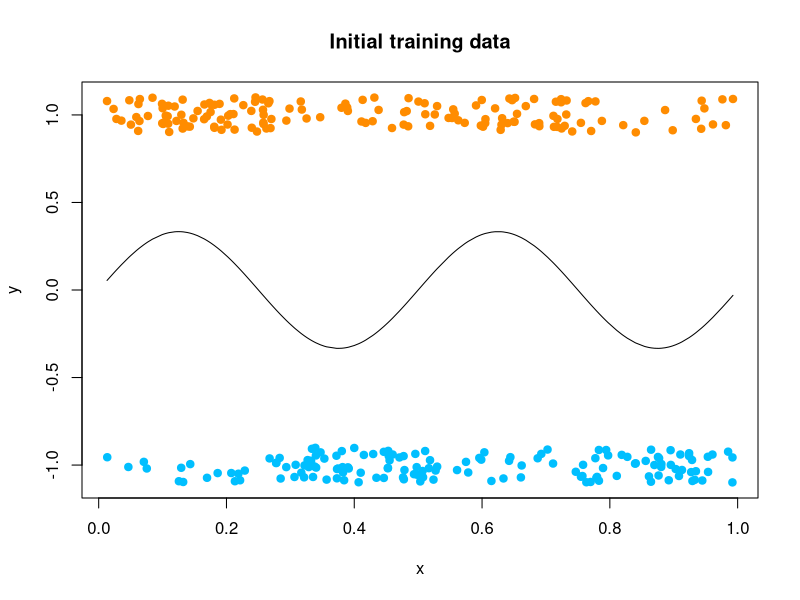

The R source for this figure: (Note: a time limit stopped this script after it produced the figure.)
## ---- chunk 1
  knitr::opts_chunk$set(include = TRUE)  # TRUE for solution; FALSE for questions set

  knitr::opts_chunk$set(echo = TRUE)
  knitr::opts_chunk$set(message = FALSE)
  knitr::opts_chunk$set(warning = FALSE)
  knitr::opts_chunk$set(fig.height = 6, fig.width = 8, out.width = '90%', fig.align = "center")
  options(width = 90)
## ---- chunk 2
  set.seed(1)
  n = 300
  x = runif(n)
  py <- function(x) sin(4*pi*x)/3 + 0.5
  y = (rbinom(n, 1, py(x))-0.5)*2
  z<-y + 0.1*runif(n, -1, 1)
  plot(x, y + 0.1*runif(n, -1, 1), ylim = c(-1.1, 1.1), pch = 19, 
       col = ifelse(y == 1, "darkorange", "deepskyblue"), ylab = "y", 
       main="Initial training data")
  lines(sort(x), py(x)[order(x)] - 0.5)
  
  # dd <- rbinom(n, 1, py(x))
  # cbind(t(py(x)), t(dd))
  testx = seq(0, 1, length.out = 1000)
  testy = (rbinom(1000, 1, py(testx))-0.5)*2
## ---- chunk 3
calc.gini <- function(i, data) {
    c <- data[i, 1]
    L <- data[data[, 1] <= c,]
    R <- data[data[, 1] > c,]

    p_hat_L <- sum(L[L[, 2] == 1, 3])/sum(L[,3])
    p_hat_R <- sum(R[R[, 2] == 1, 3])/sum(R[,3])

    gini_L = p_hat_L * (1 - p_hat_L)
    gini_R = p_hat_R * (1 - p_hat_R)
    score = -(sum(L[,3]) * gini_L) - (sum(R[,3]) * gini_R)
    return(cbind(score, ifelse(p_hat_L >= 0.5, 1, -1),
                ifelse(p_hat_R >= 0.5, 1, -1)))
}

myadaBoost <- function(x, y,num_trees = 500, delta=0.8) {
  fx <- matrix(0, nrow = n, ncol=num_trees)
  stumpModels <- matrix(0, nrow=num_trees, ncol = 3)
  alphas <- rep(0, num_trees)
  n <- length(x)
  w <- rep(1/n, n)
  data <- data.frame(x=x,y=y,w=w)
  expo_loss <- rep(0, num_trees)
  cumm_pred <- rep(0, num_trees)
  for (i in 1:num_trees) {
    # Fitting a weak learner stump model
    giniAll <- t(as.matrix(sapply(1:n, function(i) return (calc.gini(i, data)))))
    bestGini <- giniAll[which.max(giniAll[,1]),]
    cutOff <- data[which.max(giniAll[,1]),1]
    stumpModels[i,] <- cbind(cutOff, bestGini[2], bestGini[3])
    
    # Prediction for stump model in this iteration
    ypred <- ifelse(data[,1] > cutOff, bestGini[3], bestGini[2])
    
    # Eta
    eta <- sum(data[which(y != ypred),3])
    
    # Alpha
    alpha <-  0.5 * log((1-eta)/eta)
    alphas[i] <- alpha
    
    # Weight updation. Also used shrinkage(delta)
    w_1 <- data[,3] * exp(-alpha*delta * y * ypred)
    # Normalizing weights
    w_1 <- w_1/sum(w_1)
    fx[,i] <- delta*alpha*ypred
    expo_loss[i] <- mean(exp(-y * rowSums(fx)))
    data[,3] <- w_1
  }

  # Final model
  Fx <- rowSums(fx)
  return(list("Fx" = Fx, "fitted" = sign(Fx),
              "GX" = stumpModels, "alphas"=alphas,
              "expo-loss" = expo_loss))
}

myadaBoost.predict <- function(model, xtest, ytest,delta) {
  n <- length(xtest)
  ypred <- sapply(1:n, function(i) {
              pred <- sum(model$alphas * delta * 
                    (ifelse (xtest[i] > model$GX[,1],
                   model$GX[,3], model$GX[,2])))
            return (pred)
          })
  return (ypred)                
}
## ---- chunk 4
num_trees <- 300
delta <- c(0.01, 0.1, 0.2, 0.3, 0.4, 0.5, 0.7, 0.8, 0.9, 1)
models.expo_loss <- data.frame("Num_Trees" = c(1:num_trees))
models <- rep(NA, length(delta))
for (i in 1:length(delta)) {
  adaModel <- myadaBoost(x, y, num_trees=num_trees, delta=delta[i])
  models[i] <- list(adaModel)
  models.expo_loss[, paste("Shrinkage ", delta[i])] <- adaModel$`expo-loss`
}
## ---- chunk 5

data <- data.frame(models.expo_loss)
library(ggplot2)
library(reshape2)
Molten <- melt(data, id.vars = "Num_Trees", variable_name = "Shrinkage")
ggplot(Molten, aes(x = Num_Trees, y = value, group=variable, colour = variable)) + labs(title="Plot of Exponential loss on training data",
        x ="Num of Trees", y = "Exponential loss") + geom_line() +
  scale_color_discrete(name="Shrinkage")
## ---- chunk 6
par(mar=c(1,2,3,1),mfrow=c(5,2))
plot_colors <- c("darkorange", "deepskyblue")
text <- c("Positive", "Negative")
for(i in 1:length(delta)) {
  mm <- models[[i]]
  plot(x, y + 0.1*runif(n, -1, 1), ylim = c(-1.1, 1.3), pch = 19, 
       col = ifelse(mm$fitted == 1, "darkorange", "deepskyblue"),
       ylab = "y",
       main = paste("(Shrinkage:", delta[i], ")"))
  legend("topright",legend = text, text.width = max(sapply(text, strwidth)),
       col=plot_colors, lwd=1.5, cex=0.75, horiz = TRUE)
  lines(sort(x), mm$Fx[order(x)])
}
title(main="Plot of Final F(x) for training data", outer = TRUE, line = -1)

## ---- chunk 7
par(mar=c(1,2,3,1), mfrow=c(5,2))
for (i in 1:length(delta)) {
  mm <- models[[i]]
  y_test_pred <- myadaBoost.predict(mm, testx, testy, delta = delta[i])
  y_pred_sign <- sign(y_test_pred)
  length(which(y_test_pred == testy))/length(testy)

  plot(testx, testy + 0.1*runif(length(testy), -1, 1), ylim = c(-1.1, 1.3), pch = 19, 
         col = ifelse(y_pred_sign == 1, "darkorange", "deepskyblue"), ylab = "y",
       main =
         paste("(Shrinkage: ", delta[i], ")"))
    legend("topright",legend = text, text.width = max(sapply(text, strwidth)),
       col=plot_colors, lwd=1.5, cex=0.75, horiz = TRUE)
  lines(sort(testx), y_test_pred[order(testx)])
}
title(main="Plot of Final F(x) for test data", outer = TRUE, line = -1)
## ---- chunk 8
  tn <- length(testx)
  exp_loss_test_frame = data.frame("Num_Trees" = c(1:num_trees))
  for (m in 1:length(delta)) {
    mm <- models[[m]]
    loss_mat <- matrix(0, nrow = tn, ncol=num_trees)
    for (i in 1:tn) {
      loss_mat[i,] <- exp(-testy[i] * cumsum(mm$alphas * delta[m] * 
                      (ifelse (testx[i] > mm$GX[,1],
                     mm$GX[,3], mm$GX[,2]))))
                
    }
    exp_loss_test <- colSums(loss_mat)/tn
    exp_loss_test_frame[, paste("Shrinkage ", delta[m])] <- exp_loss_test
  }
  Molten <- melt(exp_loss_test_frame, id.vars = "Num_Trees", variable_name = "Shrinkage")
  ggplot(Molten, aes(x = Num_Trees, y = value, group=variable, colour = variable)) +   labs(title="Plot of Exponential loss on test data",
        x ="Num of Trees", y = "Exponential loss") + geom_line() +
  scale_color_discrete(name="Shrinkage")
